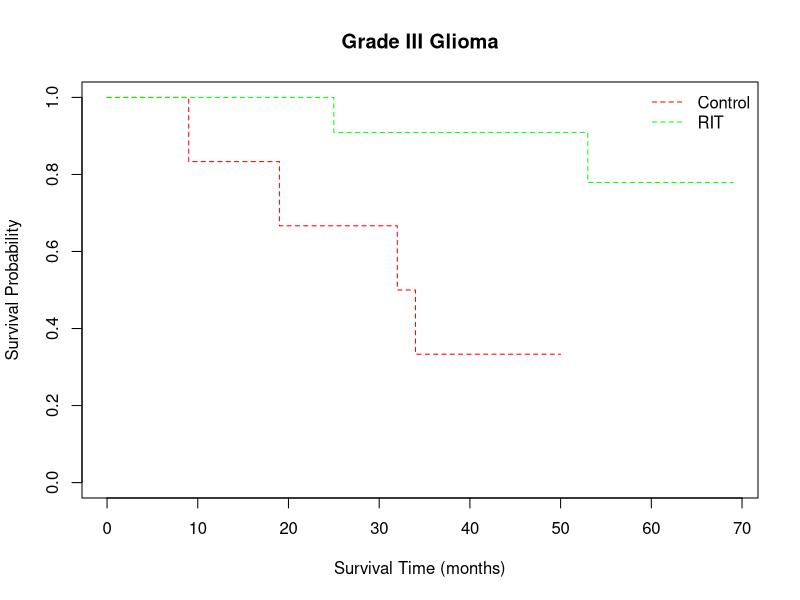
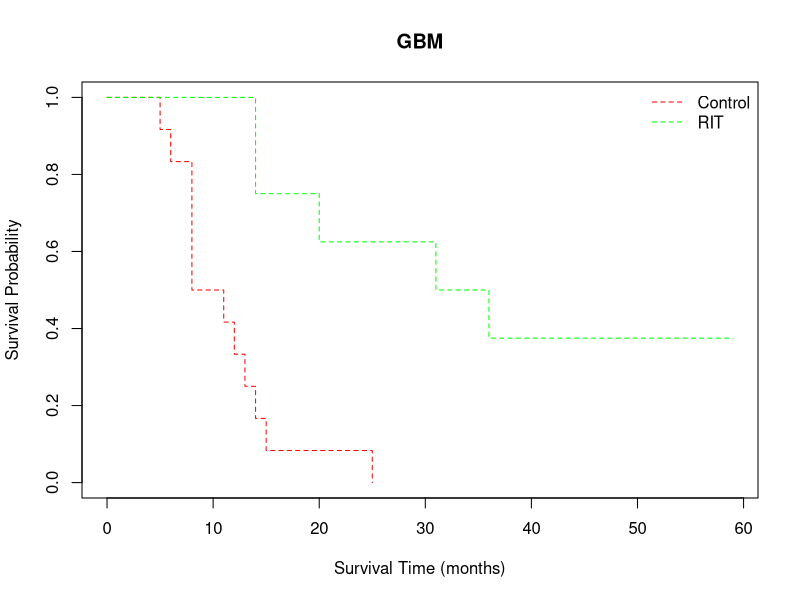
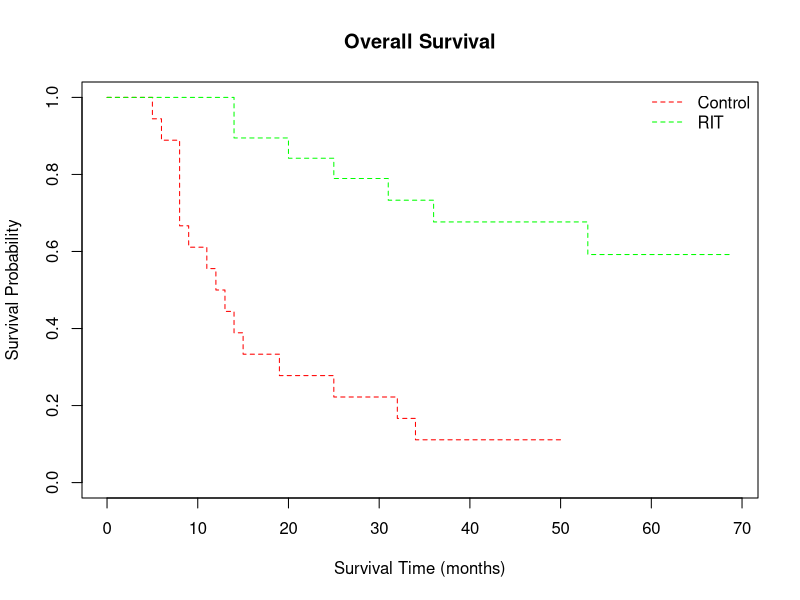

The R source for these figures, in order:
############################################################
# Glioma Survival Analysis
# Author: Tamara
# Description:
#   Kaplan–Meier curves, log-rank tests, Cox models
#   (unadjusted, stratified, adjusted, interaction)
############################################################

# Load packages
library(survival)
library(coin)

#----------------------------------------------------------
# 1. Load Data
#----------------------------------------------------------

# The glioma dataset is included in the 'coin' package
data("glioma")

# Ensure factors are correctly formatted
glioma$group     <- factor(glioma$group, levels = c("Control", "RIT"))
glioma$histology <- factor(glioma$histology, levels = c("GBM", "Grade3"))
glioma$sex       <- factor(glioma$sex, levels = c("Female", "Male"))

# Subsets
g3 <- subset(glioma, histology == "Grade3")
g4 <- subset(glioma, histology == "GBM")

#----------------------------------------------------------
# 2. Kaplan–Meier Curves (Base R)
#----------------------------------------------------------
dir.create("figures", showWarnings = FALSE)
dir.create("results", showWarnings = FALSE)

# Grade III
png("figures/km_grade3.png", width = 800, height = 600)

plot(
  survfit(Surv(time, event) ~ group, data = g3),
  main = "Grade III Glioma",
  lty = 2,
  col = c("red", "green"),
  xlab = "Survival Time (months)",
  ylab = "Survival Probability"
)
legend("topright", legend = levels(g3$group), col = c("red", "green"), lty = 2, bty = "n")

dev.off()
# GBM
png("figures/km_gbm.png", width = 800, height = 600)

plot(
  survfit(Surv(time, event) ~ group, data = g4),
  main = "GBM",
  lty = 2,
  col = c("red", "green"),
  xlab = "Survival Time (months)",
  ylab = "Survival Probability"
)
legend("topright", legend = levels(g4$group), col = c("red", "green"), lty = 2, bty = "n")

dev.off()

#overall KM plot

png("figures/km_overall.png", width = 800, height = 600)

plot(
  survfit(Surv(time, event) ~ group, data = glioma),
  main = "Overall Survival",
  lty = 2,
  col = c("red", "green"),
  xlab = "Survival Time (months)",
  ylab = "Survival Probability"
)
legend("topright", legend = levels(glioma$group), col = c("red", "green"), lty = 2, bty = "n")

dev.off()

#----------------------------------------------------------
# 3. Log-Rank Tests
#----------------------------------------------------------

# Grade III
logrank_g3 <- survdiff(Surv(time, event) ~ group, data = g3)
logrank_g3

# GBM
logrank_g4 <- survdiff(Surv(time, event) ~ group, data = g4)
logrank_g4

# Stratified log-rank (survival package)
survdiff(Surv(time, event) ~ group + strata(histology), data = glioma)

# Stratified log-rank (coin package)
logrank_test(
  Surv(time, event) ~ group | histology,
  data = glioma,
  distribution = approximate(nresample = 1e6)
)

#----------------------------------------------------------
# 4. Cox Models
#----------------------------------------------------------

# Grade III only
cox_g3 <- coxph(Surv(time, event) ~ group, data = g3)
summary(cox_g3)

# GBM only
cox_gbm <- coxph(Surv(time, event) ~ group, data = g4)
summary(cox_gbm)

# Stratified Cox model
cox_strat <- coxph(Surv(time, event) ~ group + strata(histology), data = glioma)
summary(cox_strat)

# Adjusted Cox model
cox_adj <- coxph(Surv(time, event) ~ group + age + sex + histology, data = glioma)
summary(cox_adj)

# Interaction model
cox_int <- coxph(Surv(time, event) ~ group * histology + age + sex, data = glioma)
summary(cox_int)

#----------------------------------------------------------
# 5. Save Outputs
#----------------------------------------------------------

sink("results/cox_results.txt")
cat("Cox Model Results\n\n")
print(summary(cox_adj))
print(summary(cox_int))
sink()
